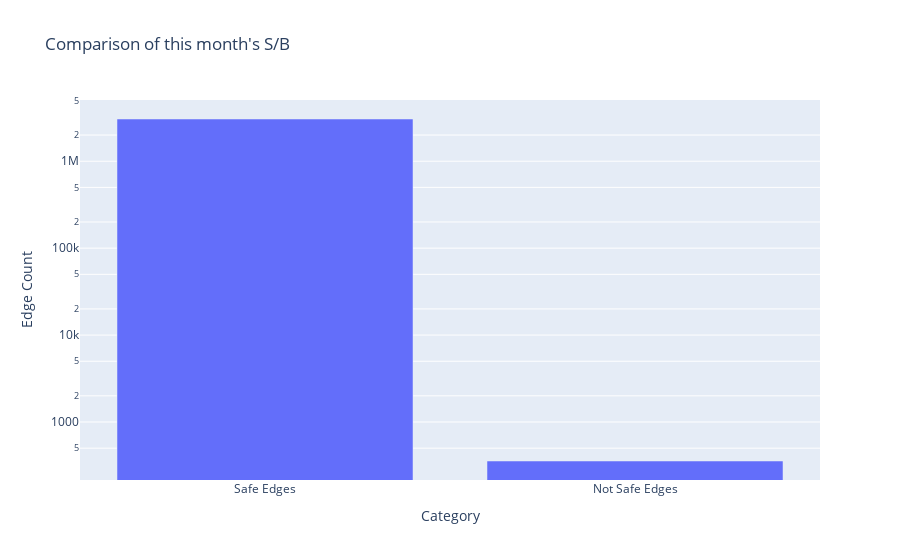

Write notebook code for a chart like this one.
### Markdown cell above
Plot the distribution of safe intersections (negative edge), and positive edges

### Code cell
# Sample data
labels = ['Safe Edges', 'Not Safe Edges']
neg_height = len(safe)
pos_height = len(not_safe)
print(pos_height)
# Heights of the bars based on the lengths of the arrays
heights = [neg_height, pos_height]

# Create the bar chart
fig = go.Figure(data=[go.Bar(x=labels, y=heights)])

# Update layout
fig.update_layout(title="Comparison of this month's S/B",
                  xaxis_title='Category',
                  yaxis_title='Edge Count',
                  yaxis_type='log',
)

# Show the figure
fig.show()

### Figure 1 — Plotly figure (JSON) as saved in the notebook; plotly's stock layout.template omitted (floating-point values rounded to 4 significant figures)
{"data": [{"type": "bar", "x": ["Safe Edges", "Not Safe Edges"], "y": [3061139, 356]}], "layout": {"title": {"text": "Comparison of this month's S/B"}, "xaxis": {"title": {"text": "Category"}}, "yaxis": {"title": {"text": "Edge Count"}, "type": "log"}}}
